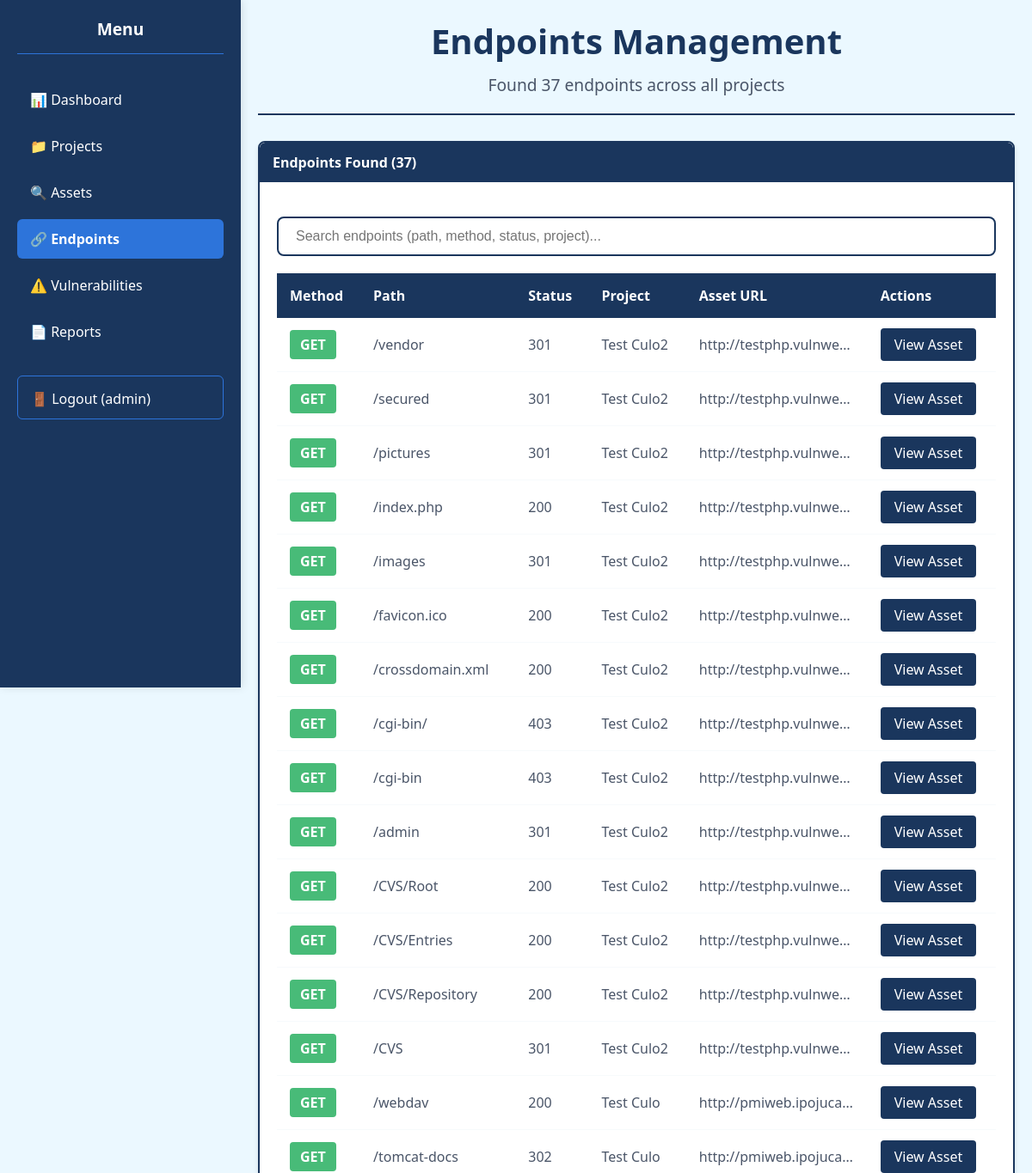
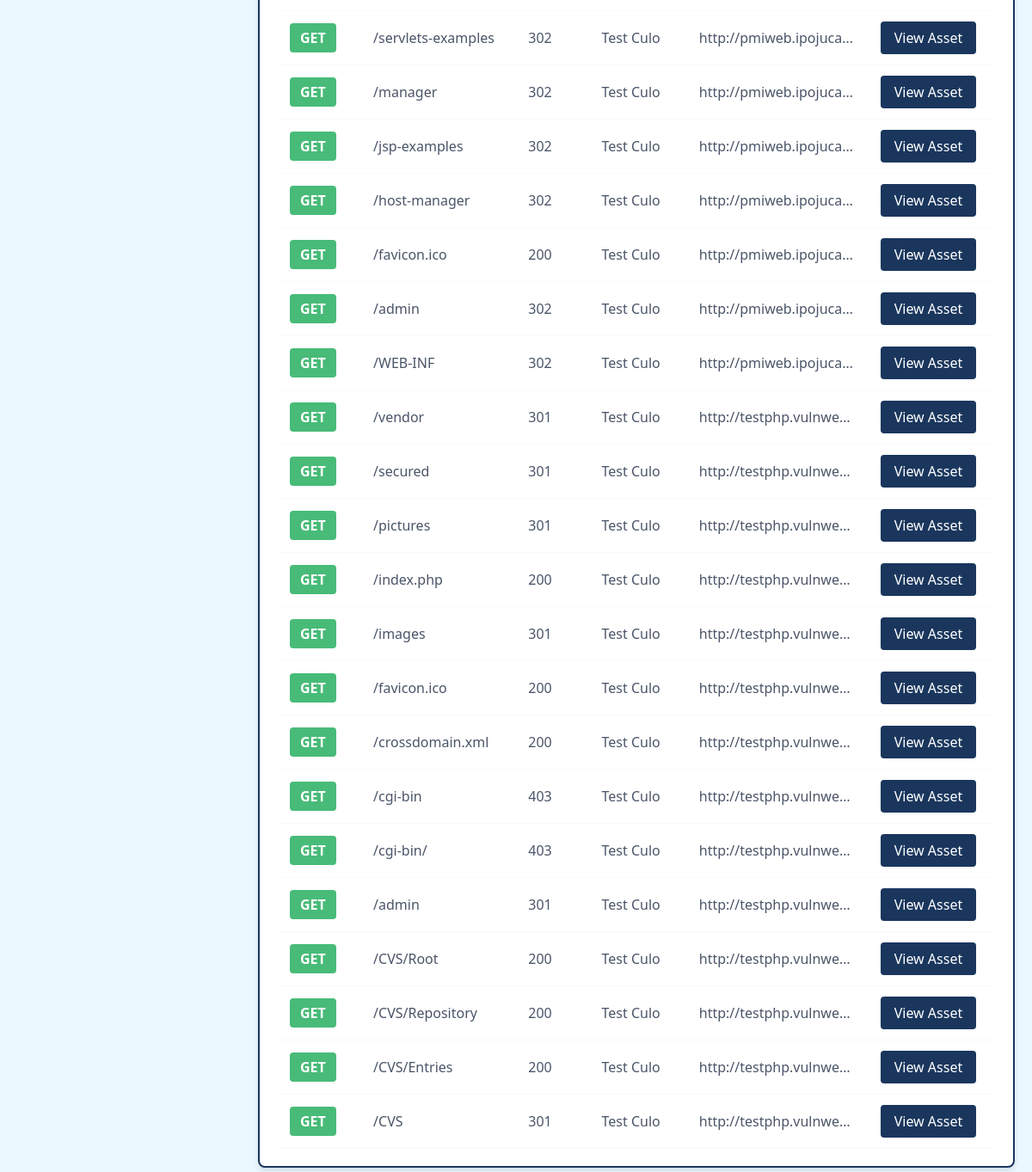
/endpoints (signed in), run on the app's committed database (2 pictures, top to bottom).
### tables this page shows
CREATE TABLE endpoints (
            id INTEGER PRIMARY KEY AUTOINCREMENT,
            asset_id INTEGER,
            path TEXT NOT NULL,
            status_code INTEGER,
            method TEXT,
            discovered_by TEXT,
            content TEXT,
            discovery_date TEXT,
            FOREIGN KEY (asset_id) REFERENCES assets (id)
        );

CREATE TABLE projects (
            id INTEGER PRIMARY KEY AUTOINCREMENT,
            name TEXT NOT NULL,
            created_date TEXT,
            description TEXT
        );

CREATE TABLE assets (
            id INTEGER PRIMARY KEY AUTOINCREMENT,
            url TEXT NOT NULL,
            technologies TEXT,
            open_ports TEXT,
            project_id INTEGER,
            discovery_date TEXT,
            FOREIGN KEY (project_id) REFERENCES projects (id)
        );

### dashboard/app.py (the view)
@app.route('/endpoints')
@role_required('analyst')  # Only analysts and admins
def endpoints():
    if 'user_id' not in session:
        return redirect('/login')
    conn = get_db_connection()
    endpoints_data = conn.execute('''
        SELECT
            e.id,
            e.method,
            e.path,
            e.status_code,
            e.asset_id,
            a.url as asset_url,
            p.name as project_name
        FROM endpoints e
        LEFT JOIN assets a ON e.asset_id = a.id
        LEFT JOIN projects p ON a.project_id = p.id
        ORDER BY e.id DESC
    ''').fetchall()
    conn.close()
    return render_template('endpoints.html',
                         endpoints=endpoints_data,
                         page_title='Endpoints Management',
                         stats_summary=f'Found {len(endpoints_data)} endpoints across all projects')

### dashboard/app.py (called while the page is built)
@app.context_processor
def inject_config():
    return {
        'allow_register': app.config['ALLOW_REGISTER'],
        'debug_mode': app.config['DEBUG']
    }

def get_db_connection():
    base_dir = os.path.dirname(os.path.dirname(os.path.abspath(__file__)))
    db_path = os.path.join(base_dir, 'database', 'hellSsus.db')
    conn = sqlite3.connect(db_path)
    conn.row_factory = sqlite3.Row
    return conn

### dashboard/templates/endpoints.html (shortened to what this page needs)
{% extends "base.html" %}
{% block content %}
<div class="page-header">
    <h1 class="page-title">Endpoints Management</h1>
    <p class="page-subtitle">{{ stats_summary }}</p>
</div>
<div class="table-container">
    <div style="background: var(--dark-blue); color: white; padding: 12px 15px; border-radius: 6px 6px 0 0; font-weight: bold;">
        Endpoints Found ({{ endpoints|length }})
    </div>
    <div style="padding: 20px;">
        <div class="search-container">
            <input type="text"
                   id="searchInput"
                   class="search-input"
                   placeholder="Search endpoints (path, method, status, project)..."
                   onkeyup="searchEndpoints()">
        </div>
        <table class="data-table" id="endpointsTable">
            <thead>
                <tr>
                    <th>Method</th>
                    <th>Path</th>
                    <th>Status</th>
                    <th>Project</th>
                    <th>Asset URL</th>
                    <th>Actions</th>
                </tr>
            </thead>
            <tbody>
                {% for endpoint in endpoints %}
                <tr>
                    <td>
                        <span class="http-method http-{{ endpoint.method.lower() }}">
                            {{ endpoint.method }}
                        </span>
                    </td>
                    <td>{{ endpoint.path }}</td>
                    <td>
                        <span class="status-code status-{{ endpoint.status_code // 100 }}xx">
                            {{ endpoint.status_code }}
                        </span>
                    </td>
                    <td>{{ endpoint.project_name or 'N/A' }}</td>
                    <td style="max-width: 200px; overflow: hidden; text-overflow: ellipsis; white-space: nowrap;">
                        {{ endpoint.asset_url or 'N/A' }}
                    </td>
                    <td>
                        <a href="/asset/{{ endpoint.asset_id }}" class="btn-view">View Asset</a>
                    </td>
                </tr>
                {% endfor %}
            </tbody>
        </table>
    </div>
</div>
{% endblock %}

### dashboard/static/css/style.css (style rules this page uses)
:root { --dark-blue: #1a365d; --medium-blue: #2d74da; --light-blue: #ebf8ff; --white: #ffffff; --light-gray: #f7fafc; --gray: #4a5568; }
* { margin: 0; padding: 0; box-sizing: border-box; }
body { font-family: 'Segoe UI', Tahoma, Geneva, Verdana, sans-serif; background: var(--light-blue); color: var(--gray); }
.page-header { text-align: center; border-bottom: 2px solid var(--dark-blue); padding-bottom: 20px; margin-bottom: 30px; }
.page-title { font-size: 2.5em; color: var(--dark-blue); margin-bottom: 10px; }
.page-subtitle { font-size: 1.2em; color: var(--gray); }
.table-container { background: var(--white); border-radius: 8px; border: 2px solid var(--dark-blue); box-shadow: 0 4px 6px rgba(0,0,0,0.1); overflow: hidden; }
.data-table { width: 100%; border-collapse: collapse; }
.data-table th { background: var(--dark-blue); color: white; padding: 15px; text-align: left; font-weight: 600; }
.data-table td { padding: 12px 15px; border-bottom: 1px solid var(--light-gray); }
.btn-view { background: var(--dark-blue); color: white; padding: 8px 16px; border-radius: 4px; text-decoration: none; display: inline-block; }
.search-container { margin: 20px 0; }
.search-input { padding: 12px 20px; border: 2px solid var(--dark-blue); border-radius: 8px; width: 100%; font-size: 1em; }
.http-method { padding: 6px 12px; border-radius: 4px; font-weight: bold; color: white; text-transform: uppercase; }
.http-get { background: #48bb78; }

### data on the page
endpoints: method "GET", path "/vendor", status_code "301", name "Test Culo2", url "http://testphp.vulnwe…"
endpoints: method "GET", path "/secured", status_code "301", name "Test Culo2", url "http://testphp.vulnwe…"
endpoints: method "GET", path "/pictures", status_code "301", name "Test Culo2", url "http://testphp.vulnwe…"
endpoints: method "GET", path "/index.php", status_code "200", name "Test Culo2", url "http://testphp.vulnwe…"
endpoints: method "GET", path "/images", status_code "301", name "Test Culo2", url "http://testphp.vulnwe…"
endpoints: method "GET", path "/favicon.ico", status_code "200", name "Test Culo2", url "http://testphp.vulnwe…"
endpoints: method "GET", path "/crossdomain.xml", status_code "200", name "Test Culo2", url "http://testphp.vulnwe…"
endpoints: method "GET", path "/cgi-bin/", status_code "403", name "Test Culo2", url "http://testphp.vulnwe…"
endpoints: method "GET", path "/cgi-bin", status_code "403", name "Test Culo2", url "http://testphp.vulnwe…"
endpoints: method "GET", path "/admin", status_code "301", name "Test Culo2", url "http://testphp.vulnwe…"
endpoints: method "GET", path "/CVS/Root", status_code "200", name "Test Culo2", url "http://testphp.vulnwe…"
endpoints: method "GET", path "/CVS/Entries", status_code "200", name "Test Culo2", url "http://testphp.vulnwe…"
endpoints: method "GET", path "/CVS/Repository", status_code "200", name "Test Culo2", url "http://testphp.vulnwe…"
endpoints: method "GET", path "/CVS", status_code "301", name "Test Culo2", url "http://testphp.vulnwe…"
endpoints: method "GET", path "/webdav", status_code "200", name "Test Culo", url "http://pmiweb.ipojuca…"
endpoints: method "GET", path "/tomcat-docs", status_code "302", name "Test Culo", url "http://pmiweb.ipojuca…"
endpoints: method "GET", path "/servlets-examples", status_code "302", name "Test Culo", url "http://pmiweb.ipojuca…"
endpoints: method "GET", path "/manager", status_code "302", name "Test Culo", url "http://pmiweb.ipojuca…"
endpoints: method "GET", path "/jsp-examples", status_code "302", name "Test Culo", url "http://pmiweb.ipojuca…"
endpoints: method "GET", path "/host-manager", status_code "302", name "Test Culo", url "http://pmiweb.ipojuca…"
endpoints: method "GET", path "/favicon.ico", status_code "200", name "Test Culo", url "http://pmiweb.ipojuca…"
endpoints: method "GET", path "/admin", status_code "302", name "Test Culo", url "http://pmiweb.ipojuca…"
endpoints: method "GET", path "/WEB-INF", status_code "302", name "Test Culo", url "http://pmiweb.ipojuca…"
endpoints: method "GET", path "/vendor", status_code "301", name "Test Culo", url "http://testphp.vulnwe…"
endpoints: method "GET", path "/secured", status_code "301", name "Test Culo", url "http://testphp.vulnwe…"
endpoints: method "GET", path "/pictures", status_code "301", name "Test Culo", url "http://testphp.vulnwe…"
endpoints: method "GET", path "/index.php", status_code "200", name "Test Culo", url "http://testphp.vulnwe…"
endpoints: method "GET", path "/images", status_code "301", name "Test Culo", url "http://testphp.vulnwe…"
endpoints: method "GET", path "/favicon.ico", status_code "200", name "Test Culo", url "http://testphp.vulnwe…"
endpoints: method "GET", path "/crossdomain.xml", status_code "200", name "Test Culo", url "http://testphp.vulnwe…"
endpoints: method "GET", path "/cgi-bin", status_code "403", name "Test Culo", url "http://testphp.vulnwe…"
endpoints: method "GET", path "/cgi-bin/", status_code "403", name "Test Culo", url "http://testphp.vulnwe…"
endpoints: method "GET", path "/admin", status_code "301", name "Test Culo", url "http://testphp.vulnwe…"
endpoints: method "GET", path "/CVS/Root", status_code "200", name "Test Culo", url "http://testphp.vulnwe…"
endpoints: method "GET", path "/CVS/Repository", status_code "200", name "Test Culo", url "http://testphp.vulnwe…"
endpoints: method "GET", path "/CVS/Entries", status_code "200", name "Test Culo", url "http://testphp.vulnwe…"
endpoints: method "GET", path "/CVS", status_code "301", name "Test Culo", url "http://testphp.vulnwe…"

### other printed values
{{ session.username }} "admin"
{{ stats_summary }} "Found 37 endpoints across all projects"
{{ endpoints|length }} "37"
